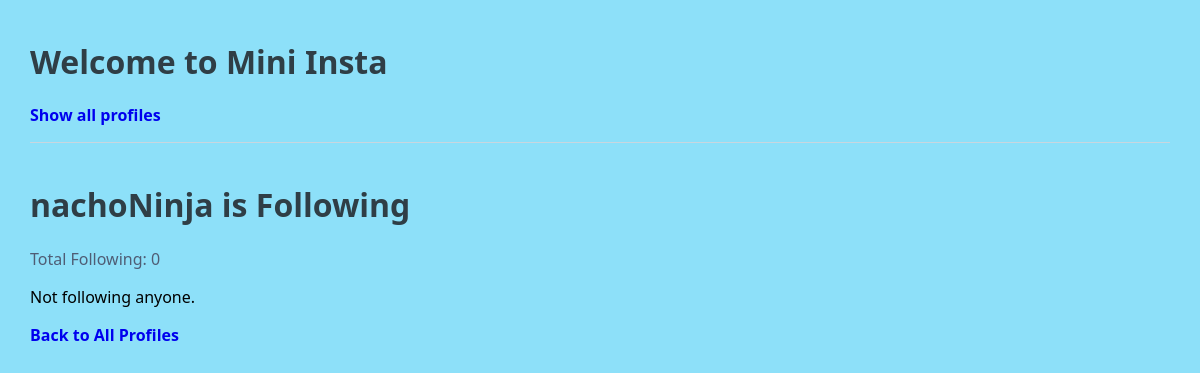
Page /mini_insta/profile/2/following on the earlier database version.
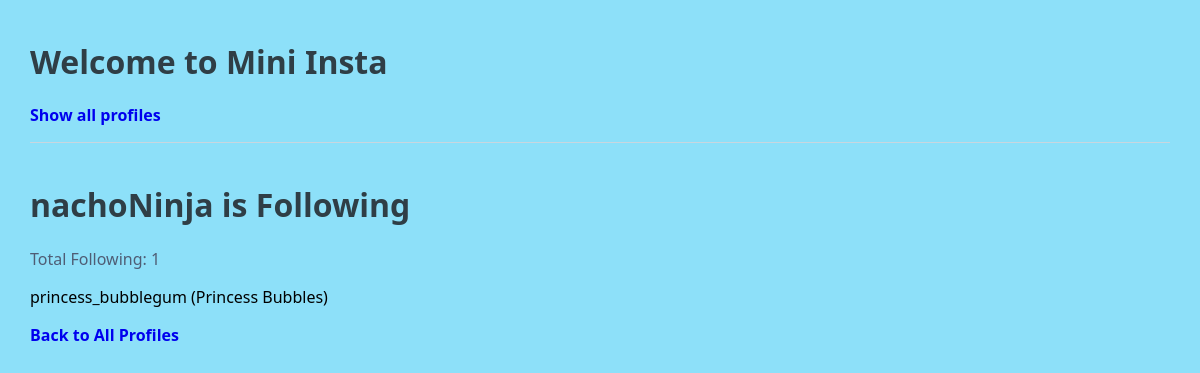
Same page on the later database version.
### mini_insta/models.py (models this page shows, shortened)
class Profile(models.Model):
    username = models.TextField(blank=False)
    display_name = models.TextField(blank=False)
    bio_text = models.TextField(blank=False)
    join_date = models.DateTimeField(auto_now=True)
    profile_image_url = models.URLField(blank=True)
    def get_num_following(self):
        return Follow.objects.filter(follower_profile=self).count()
    def get_following(self):
        follows = Follow.objects.filter(follower_profile=self)
        following = []
        for follow in follows:
            following.append(follow.profile)
        return following

### mini_insta/views.py (the view)
# urls.py: path('profile/<int:pk>/following', ShowFollowingDetailView.as_view(), name='show_following'),
class ShowFollowingDetailView(DetailView):
    model = Profile
    template_name = "mini_insta/show_following.html"
    context_object_name = 'profile'
    def get_context_data(self, **kwargs):
        context = super().get_context_data(**kwargs)
        profile = self.object
        context['following'] = profile.get_following()
        return context

### mini_insta/templates/mini_insta/show_following.html
{% extends 'mini_insta/base.html' %}
{% block content %}
<h1>{{profile.username}} is Following</h1>
<p>Total Following: {{profile.get_num_following}}</p>
<ul>
    {% for user in profile.get_following %}
        <li>
            {{user.username}} ({{user.display_name}})
        </li>
    {% empty %}
        <li>Not following anyone.</li>
    {% endfor %}
</ul>
{% endblock %}

### mini_insta/templates/mini_insta/base.html (shortened to what this page needs)
{% load static %}
<html>
    <head>
        <link rel="stylesheet" href="{% static 'styles-for-mini_insta.css' %}">
    </head>
    <body>
        <header>
            <h1>Welcome to Mini Insta</h1>
            <nav>
                <ul>
                    <li><a href="{% url 'show_all_profiles' %}">Show all profiles</a></li>
                </ul>
            </nav>
        </header>
    {% block content %}
    {% endblock %}
    <footer>
            <a href="{% url 'show_all_profiles' %}">
                Back to All Profiles
            </a>
<br><br>
    </footer>
    </body>
</html>

### static/styles-for-mini_insta.css (style rules this page uses)
body { margin: 30px; background: #8de0f9; font-family: 'Poppins', 'Segoe UI', Tahoma, Geneva, Verdana, sans-serif; }
ul, li { padding: 0px; list-style-type: none; }
h1, h2, h3 { color: #2f3e46; }
p { color: #4f5d75; }
header { max-width: 1200px; margin: 40px auto; border-bottom: 1px solid #c9d6df; color: #2f3e46; }
nav li { display: inline; }
a { font-weight: bold; text-decoration: none; }

Differences in the rows shown:
computed for Profile "nachoNinja": get_num_following "0" → "1"
now on this page (row edited): Profile: username "princess_bubblegum", display_name "Princess Bubbles"
Other differences:
text no longer shown: "Not following anyone."
